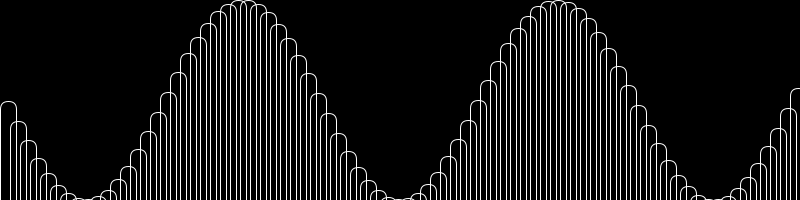
Frame 1 (no input)
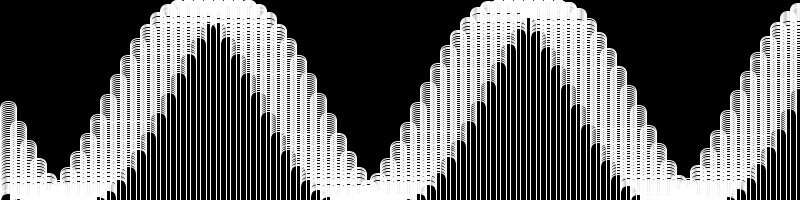
Frame 60 (the mouse pressed at the canvas centre just before this capture)
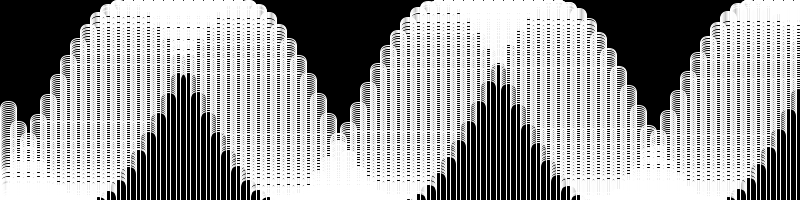
Frame 120 (the mouse held since frame 60 and released just before this capture)

The Processing sketch that drew these frames (run headless with seeded random() and noise(); from frame 60 on, the mouse is pressed at the canvas centre):

// Processing sketch: processing_79345
// ── processing_79345.pde

//starting angle
float theta=0.0;
float r=20;
float g=255;
float b=255;

//Box myBox;


void setup(){
  size(800,200);
  smooth();
   background(0);
frameRate(50);

// myBox= new Box();
}

void draw(){
  
  // Increment theta (try different values for "angular velocity" here)
 // myBox.display();
 // myBox.move();
  
  theta+=0.02;
  stroke(255);
  noFill();
 //fill(RGB,r,g,b);
  
  float x=theta;
  // a simple way to draw the wave with an ellipse at each location
  for (int i=0; i<=90; i++){
    //calculate y value based off of sine function
    float y=sin(x)*height/2;
    // draw an ellipse
    rect(i*10, y+height/2, 16,800,20);
    // move along x-axis
    x+=0.2;
  }
}

/*class Box{
  color c;
  float xpos;
  float ypos;
  float xspeed;
  
  Box(){
    c=color(0);
    xpos=width/2;
    //ypos=height/2;
    ypos=random(1,100);
    xspeed=1;
  }
  
  void display(){
    rectMode(CENTER);
    fill(c);
    rect(xpos,ypos,20,10);
  }
  
  void move(){
    xpos=xpos+xspeed;
    if(xpos>width){
      xpos=0;
    }
  }
}*/
void mousePressed(){
  background(random(0,10));
 // myBox.display();
// myBox.move();
}
